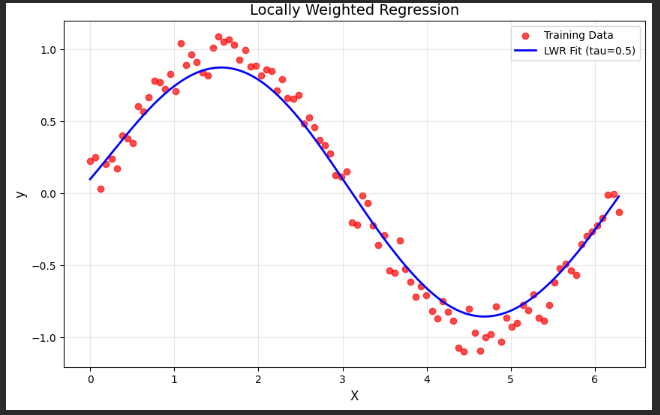

Generate this figure with Python:
import numpy as np 
import matplotlib.pyplot as plt 
def gaussian_kernel(x, xi, tau): 
 return np.exp(-np.sum((x - xi) ** 2) / (2 * tau ** 2)) 
def locally_weighted_regression(x, X, y, tau): 
 m = X.shape[0] 
 weights = np.array([gaussian_kernel(x, X[i], tau) for i in range(m)]) 
 W = np.diag(weights) 
 X_transpose_W = X.T @ W 
 theta = np.linalg.inv(X_transpose_W @ X) @ X_transpose_W @ y 
 return x @ theta 
 np.random.seed(42) 
X = np.linspace(0, 2 * np.pi, 100) 
y = np.sin(X) + 0.1 * np.random.randn(100) 
X_bias = np.c_[np.ones(X.shape), X] 
x_test = np.linspace(0, 2 * np.pi, 200) 
x_test_bias = np.c_[np.ones(x_test.shape), x_test] 
tau = 0.5 
y_pred = np.array([locally_weighted_regression(xi, X_bias, y, tau) for xi in x_test_bias]) 
plt.figure(figsize=(10, 6)) 
plt.scatter(X, y, color='red', label='Training Data', alpha=0.7) 
plt.plot(x_test, y_pred, color='blue', label=f'LWR Fit (tau={tau})', linewidth=2) 
plt.xlabel('X', fontsize=12) 
plt.ylabel('y', fontsize=12) 
plt.title('Locally Weighted Regression', fontsize=14) 
plt.legend(fontsize=10) 
plt.grid(alpha=0.3) 
plt.show() 
